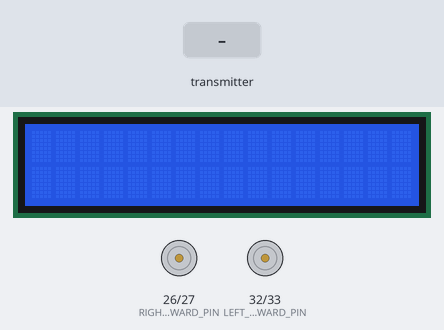
Bench run of a sketch on a simulated ESP32. Parts: 16×2 character LCD, motor-driver pin pairs drawn as motors (green arrow = first pin HIGH = forward, orange = second pin HIGH = backward, longer = more drive). The inputs (shaded band) are chosen by the test bench. What the sketch prints to the serial monitor is not drawn.

Above: at 1.2 s.
1.3 s: the transmitter starts sending messageID = 1
At 1.9 s:
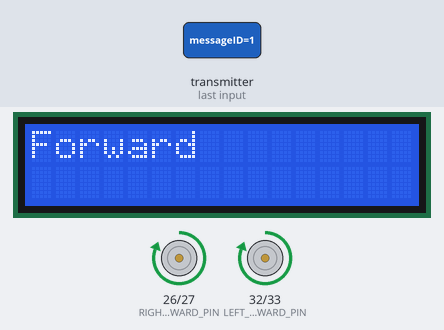
2.8 s: the transmitter starts sending messageID = 2
At 4.0 s:
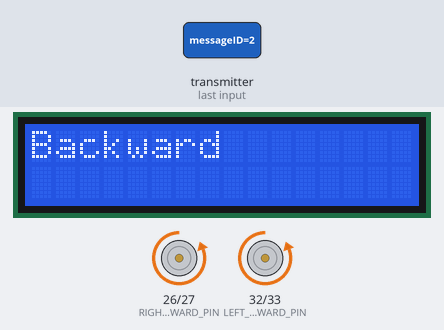
4.3 s: the transmitter starts sending messageID = 3
At 5.3 s:
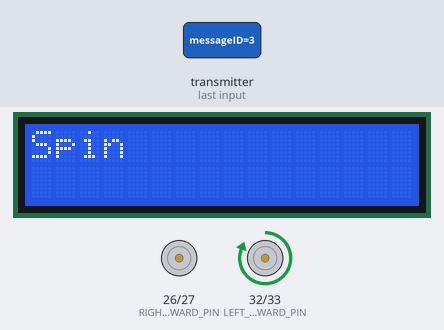
5.8 s: the transmitter starts sending messageID = 0
At 6.6 s:
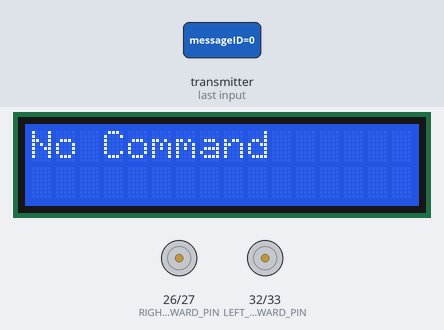
Timing chart, 0 to 8.3 s (numbered marks = the images above; inputs shaded):
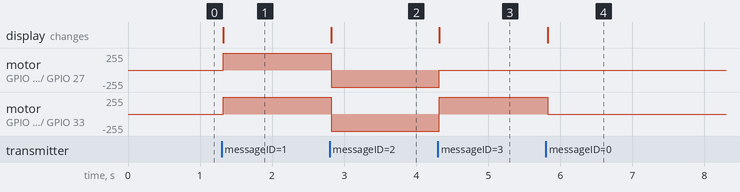

Measured:
- after the input at 1.3 s, motor on GPIO 26 (RIGHT_MOTOR_FORWARD_PIN) / GPIO 27 (RIGHT_MOTOR_BACKWARD_PIN), motor on GPIO 32 (LEFT_MOTOR_FORWARD_PIN) / GPIO 33 (LEFT_MOTOR_BACKWARD_PIN): stopped → forward 255/255 at once; the display: changes at once (image 1)
- after the input at 2.8 s, motor on GPIO 26 (RIGHT_MOTOR_FORWARD_PIN) / GPIO 27 (RIGHT_MOTOR_BACKWARD_PIN), motor on GPIO 32 (LEFT_MOTOR_FORWARD_PIN) / GPIO 33 (LEFT_MOTOR_BACKWARD_PIN): forward 255/255 → backward 255/255 at once; the display: changes at once (image 2)
- after the input at 4.3 s, motor on GPIO 26 (RIGHT_MOTOR_FORWARD_PIN) / GPIO 27 (RIGHT_MOTOR_BACKWARD_PIN): backward 255/255 → stopped at once; motor on GPIO 32 (LEFT_MOTOR_FORWARD_PIN) / GPIO 33 (LEFT_MOTOR_BACKWARD_PIN): backward 255/255 → forward 255/255 at once; the display: changes at once (image 3)
- after the input at 5.8 s, motor on GPIO 32 (LEFT_MOTOR_FORWARD_PIN) / GPIO 33 (LEFT_MOTOR_BACKWARD_PIN): forward 255/255 → stopped at once; the display: changes at once (image 4)

The sketch:

slave.ino
```cpp
#include <Wire.h>
#include <LiquidCrystal_I2C.h> // Make sure this is ESP32-compatible
#include <WiFi.h>
#include <esp_now.h>

#define I2C_ADDR 0x27 // Adjust if needed
#define LCD_COLS 16
#define LCD_ROWS 2

#define LEFT_MOTOR_FORWARD_PIN 32
#define LEFT_MOTOR_BACKWARD_PIN 33
#define RIGHT_MOTOR_FORWARD_PIN 26
#define RIGHT_MOTOR_BACKWARD_PIN 27

LiquidCrystal_I2C lcd(I2C_ADDR, LCD_COLS, LCD_ROWS);

typedef struct {
  int messageID; // 1 = Forward, 2 = Backward, 3 = Spin
} ButtonMessage;

void onReceive(const uint8_t *macAddr, const uint8_t *incomingData, int len) {
  ButtonMessage msg;
  memcpy(&msg, incomingData, sizeof(msg));

  Serial.print("Received Message ID: ");
  Serial.println(msg.messageID);

  lcd.clear();

  switch (msg.messageID) {
    case 1:
      Serial.println("Forward");
      lcd.print("Forward");
      digitalWrite(LEFT_MOTOR_FORWARD_PIN, HIGH);
      digitalWrite(LEFT_MOTOR_BACKWARD_PIN, LOW);
      digitalWrite(RIGHT_MOTOR_FORWARD_PIN, HIGH);
      digitalWrite(RIGHT_MOTOR_BACKWARD_PIN, LOW);
      break;

    case 2:
      Serial.println("Backward");
      lcd.print("Backward");
      digitalWrite(LEFT_MOTOR_FORWARD_PIN, LOW);
      digitalWrite(LEFT_MOTOR_BACKWARD_PIN, HIGH);
      digitalWrite(RIGHT_MOTOR_FORWARD_PIN, LOW);
      digitalWrite(RIGHT_MOTOR_BACKWARD_PIN, HIGH);
      break;

    case 3:
      Serial.println("Spin");
      lcd.print("Spin");
      digitalWrite(LEFT_MOTOR_FORWARD_PIN, HIGH);
      digitalWrite(LEFT_MOTOR_BACKWARD_PIN, LOW);
      digitalWrite(RIGHT_MOTOR_FORWARD_PIN, LOW);
      digitalWrite(RIGHT_MOTOR_BACKWARD_PIN, LOW);
      break;

    default:
      Serial.println("Clearing LCD");
      lcd.print("No Command");
      digitalWrite(LEFT_MOTOR_FORWARD_PIN, LOW);
      digitalWrite(LEFT_MOTOR_BACKWARD_PIN, LOW);
      digitalWrite(RIGHT_MOTOR_FORWARD_PIN, LOW);
      digitalWrite(RIGHT_MOTOR_BACKWARD_PIN, LOW);
  }
}

void setup() {
  Serial.begin(115200);
  Wire.begin(21, 22);
  lcd.init();
  lcd.backlight();

  pinMode(LEFT_MOTOR_FORWARD_PIN, OUTPUT);
  pinMode(LEFT_MOTOR_BACKWARD_PIN, OUTPUT);
  pinMode(RIGHT_MOTOR_FORWARD_PIN, OUTPUT);
  pinMode(RIGHT_MOTOR_BACKWARD_PIN, OUTPUT);

  WiFi.mode(WIFI_STA);
  if (esp_now_init() != ESP_OK) {
    Serial.println("ESP-NOW Init Failed");
    return;
  }

  esp_now_register_recv_cb(onReceive);
  Serial.println("ESP-NOW Receiver Ready.");
}

void loop() {
  // Nothing needed; ESP-NOW handles communication
}
```
